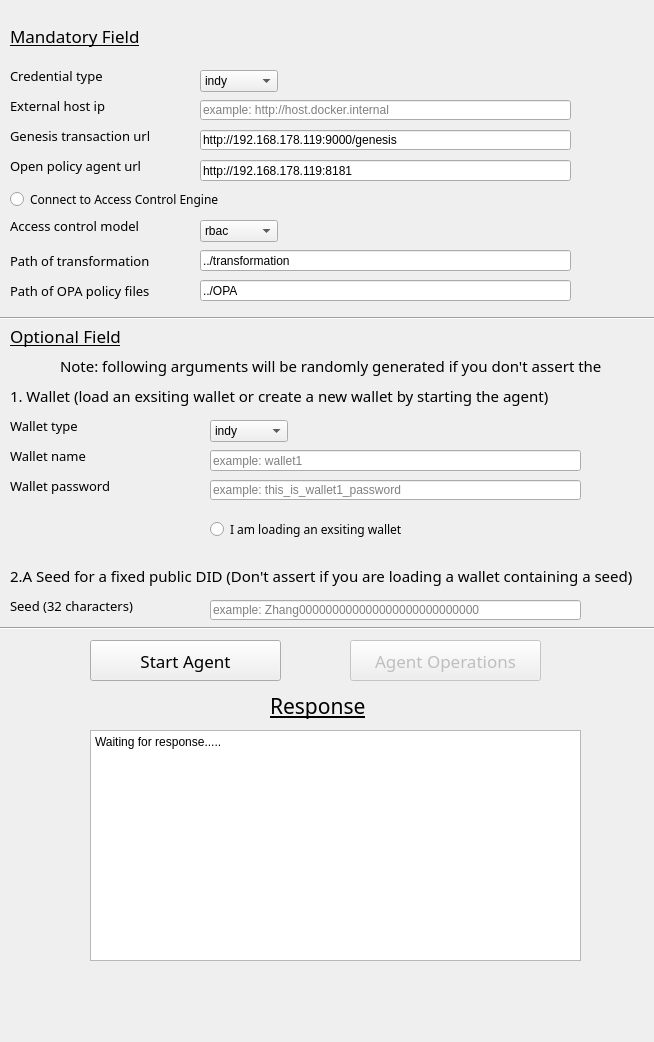
<?xml version="1.0" encoding="UTF-8"?>
<ui version="4.0">
 <class>Start</class>
 <widget class="QWidget" name="Start">
  <property name="geometry">
   <rect>
    <x>0</x>
    <y>0</y>
    <width>654</width>
    <height>1042</height>
   </rect>
  </property>
  <property name="windowTitle">
   <string>Form</string>
  </property>
  <widget class="QLabel" name="label_26">
   <property name="geometry">
    <rect>
     <x>10</x>
     <y>250</y>
     <width>171</width>
     <height>21</height>
    </rect>
   </property>
   <property name="font">
    <font>
     <family>Bahnschrift SemiLight</family>
     <pointsize>10</pointsize>
    </font>
   </property>
   <property name="text">
    <string>Path of transformation</string>
   </property>
  </widget>
  <widget class="Line" name="line_4">
   <property name="geometry">
    <rect>
     <x>0</x>
     <y>310</y>
     <width>681</width>
     <height>16</height>
    </rect>
   </property>
   <property name="orientation">
    <enum>Qt::Horizontal</enum>
   </property>
  </widget>
  <widget class="QPushButton" name="startAgentButton">
   <property name="geometry">
    <rect>
     <x>90</x>
     <y>640</y>
     <width>191</width>
     <height>41</height>
    </rect>
   </property>
   <property name="font">
    <font>
     <family>Berlin Sans FB</family>
     <pointsize>13</pointsize>
    </font>
   </property>
   <property name="text">
    <string>Start Agent</string>
   </property>
  </widget>
  <widget class="QLabel" name="label_16">
   <property name="geometry">
    <rect>
     <x>10</x>
     <y>590</y>
     <width>161</width>
     <height>31</height>
    </rect>
   </property>
   <property name="font">
    <font>
     <family>Bahnschrift SemiLight</family>
     <pointsize>10</pointsize>
    </font>
   </property>
   <property name="text">
    <string>Seed (32 characters)</string>
   </property>
  </widget>
  <widget class="QLineEdit" name="walletKey">
   <property name="geometry">
    <rect>
     <x>210</x>
     <y>480</y>
     <width>371</width>
     <height>20</height>
    </rect>
   </property>
   <property name="placeholderText">
    <string>example: this_is_wallet1_password</string>
   </property>
  </widget>
  <widget class="QLabel" name="label_21">
   <property name="geometry">
    <rect>
     <x>10</x>
     <y>410</y>
     <width>161</width>
     <height>31</height>
    </rect>
   </property>
   <property name="font">
    <font>
     <family>Bahnschrift SemiLight</family>
     <pointsize>10</pointsize>
    </font>
   </property>
   <property name="text">
    <string>Wallet type</string>
   </property>
  </widget>
  <widget class="QLabel" name="label_24">
   <property name="geometry">
    <rect>
     <x>10</x>
     <y>150</y>
     <width>161</width>
     <height>31</height>
    </rect>
   </property>
   <property name="font">
    <font>
     <family>Bahnschrift SemiLight</family>
     <pointsize>10</pointsize>
    </font>
   </property>
   <property name="text">
    <string>Open policy agent url</string>
   </property>
  </widget>
  <widget class="QLineEdit" name="genesisUrl">
   <property name="geometry">
    <rect>
     <x>200</x>
     <y>130</y>
     <width>371</width>
     <height>20</height>
    </rect>
   </property>
   <property name="text">
    <string>http://192.168.178.119:9000/genesis</string>
   </property>
   <property name="placeholderText">
    <string>example: http://xxxxx:9000/genesis</string>
   </property>
  </widget>
  <widget class="QLabel" name="label_20">
   <property name="geometry">
    <rect>
     <x>10</x>
     <y>380</y>
     <width>651</width>
     <height>31</height>
    </rect>
   </property>
   <property name="font">
    <font>
     <family>Berlin Sans FB</family>
     <pointsize>11</pointsize>
    </font>
   </property>
   <property name="text">
    <string>1. Wallet (load an exsiting wallet or create a new wallet by starting the agent)</string>
   </property>
  </widget>
  <widget class="QLabel" name="label_18">
   <property name="geometry">
    <rect>
     <x>10</x>
     <y>320</y>
     <width>161</width>
     <height>31</height>
    </rect>
   </property>
   <property name="font">
    <font>
     <family>Berlin Sans FB</family>
     <pointsize>13</pointsize>
     <underline>true</underline>
    </font>
   </property>
   <property name="text">
    <string>Optional Field</string>
   </property>
  </widget>
  <widget class="QLabel" name="label_19">
   <property name="geometry">
    <rect>
     <x>10</x>
     <y>120</y>
     <width>161</width>
     <height>31</height>
    </rect>
   </property>
   <property name="font">
    <font>
     <family>Bahnschrift SemiLight</family>
     <pointsize>10</pointsize>
    </font>
   </property>
   <property name="text">
    <string>Genesis transaction url</string>
   </property>
  </widget>
  <widget class="QLabel" name="label_17">
   <property name="geometry">
    <rect>
     <x>10</x>
     <y>20</y>
     <width>161</width>
     <height>31</height>
    </rect>
   </property>
   <property name="font">
    <font>
     <family>Berlin Sans FB</family>
     <pointsize>13</pointsize>
     <underline>true</underline>
    </font>
   </property>
   <property name="text">
    <string>Mandatory Field</string>
   </property>
  </widget>
  <widget class="QLabel" name="label_23">
   <property name="geometry">
    <rect>
     <x>10</x>
     <y>560</y>
     <width>651</width>
     <height>31</height>
    </rect>
   </property>
   <property name="font">
    <font>
     <family>Berlin Sans FB</family>
     <pointsize>11</pointsize>
    </font>
   </property>
   <property name="text">
    <string>2.A Seed for a fixed public DID (Don't assert if you are loading a wallet containing a seed)</string>
   </property>
  </widget>
  <widget class="QLabel" name="label_22">
   <property name="geometry">
    <rect>
     <x>10</x>
     <y>440</y>
     <width>161</width>
     <height>31</height>
    </rect>
   </property>
   <property name="font">
    <font>
     <family>Bahnschrift SemiLight</family>
     <pointsize>10</pointsize>
    </font>
   </property>
   <property name="text">
    <string>Wallet name</string>
   </property>
  </widget>
  <widget class="QLineEdit" name="transformationPath">
   <property name="geometry">
    <rect>
     <x>200</x>
     <y>250</y>
     <width>371</width>
     <height>21</height>
    </rect>
   </property>
   <property name="text">
    <string>../transformation</string>
   </property>
   <property name="placeholderText">
    <string>example: ../OPA/transformation.json</string>
   </property>
  </widget>
  <widget class="QLabel" name="label_15">
   <property name="geometry">
    <rect>
     <x>10</x>
     <y>60</y>
     <width>161</width>
     <height>31</height>
    </rect>
   </property>
   <property name="font">
    <font>
     <family>Bahnschrift SemiLight</family>
     <pointsize>10</pointsize>
    </font>
   </property>
   <property name="text">
    <string>Credential type</string>
   </property>
  </widget>
  <widget class="Line" name="line_3">
   <property name="geometry">
    <rect>
     <x>0</x>
     <y>620</y>
     <width>681</width>
     <height>16</height>
    </rect>
   </property>
   <property name="orientation">
    <enum>Qt::Horizontal</enum>
   </property>
  </widget>
  <widget class="QLineEdit" name="walletName">
   <property name="geometry">
    <rect>
     <x>210</x>
     <y>450</y>
     <width>371</width>
     <height>21</height>
    </rect>
   </property>
   <property name="placeholderText">
    <string>example: wallet1</string>
   </property>
  </widget>
  <widget class="QLabel" name="label_25">
   <property name="geometry">
    <rect>
     <x>10</x>
     <y>470</y>
     <width>161</width>
     <height>31</height>
    </rect>
   </property>
   <property name="font">
    <font>
     <family>Bahnschrift SemiLight</family>
     <pointsize>10</pointsize>
    </font>
   </property>
   <property name="text">
    <string>Wallet password</string>
   </property>
  </widget>
  <widget class="QLineEdit" name="opaPolicyPath">
   <property name="geometry">
    <rect>
     <x>200</x>
     <y>280</y>
     <width>371</width>
     <height>21</height>
    </rect>
   </property>
   <property name="text">
    <string>../OPA</string>
   </property>
   <property name="placeholderText">
    <string>example: ../OPA</string>
   </property>
  </widget>
  <widget class="QLabel" name="label_14">
   <property name="geometry">
    <rect>
     <x>10</x>
     <y>280</y>
     <width>171</width>
     <height>21</height>
    </rect>
   </property>
   <property name="font">
    <font>
     <family>Bahnschrift SemiLight</family>
     <pointsize>10</pointsize>
    </font>
   </property>
   <property name="text">
    <string>Path of OPA policy files</string>
   </property>
  </widget>
  <widget class="QComboBox" name="credentialType">
   <property name="geometry">
    <rect>
     <x>200</x>
     <y>70</y>
     <width>78</width>
     <height>22</height>
    </rect>
   </property>
   <item>
    <property name="text">
     <string>indy</string>
    </property>
   </item>
   <item>
    <property name="text">
     <string>json-ld</string>
    </property>
   </item>
  </widget>
  <widget class="QComboBox" name="walletType">
   <property name="geometry">
    <rect>
     <x>210</x>
     <y>420</y>
     <width>78</width>
     <height>22</height>
    </rect>
   </property>
   <item>
    <property name="text">
     <string>indy</string>
    </property>
   </item>
   <item>
    <property name="text">
     <string>basic</string>
    </property>
   </item>
  </widget>
  <widget class="QLineEdit" name="opaUrl">
   <property name="geometry">
    <rect>
     <x>200</x>
     <y>160</y>
     <width>371</width>
     <height>21</height>
    </rect>
   </property>
   <property name="text">
    <string>http://192.168.178.119:8181</string>
   </property>
   <property name="placeholderText">
    <string>example: http://xxxxxx:8181</string>
   </property>
  </widget>
  <widget class="QLineEdit" name="seed">
   <property name="geometry">
    <rect>
     <x>210</x>
     <y>600</y>
     <width>371</width>
     <height>20</height>
    </rect>
   </property>
   <property name="text">
    <string/>
   </property>
   <property name="placeholderText">
    <string>example: Zhang000000000000000000000000000</string>
   </property>
  </widget>
  <widget class="QLabel" name="agent_name_label_2">
   <property name="geometry">
    <rect>
     <x>270</x>
     <y>690</y>
     <width>101</width>
     <height>31</height>
    </rect>
   </property>
   <property name="font">
    <font>
     <family>Berlin Sans FB</family>
     <pointsize>16</pointsize>
     <underline>true</underline>
    </font>
   </property>
   <property name="text">
    <string>Response</string>
   </property>
  </widget>
  <widget class="QTextBrowser" name="responseTextBrowser">
   <property name="geometry">
    <rect>
     <x>90</x>
     <y>730</y>
     <width>491</width>
     <height>231</height>
    </rect>
   </property>
   <property name="html">
    <string>&lt;!DOCTYPE HTML PUBLIC &quot;-//W3C//DTD HTML 4.0//EN&quot; &quot;http://www.w3.org/TR/REC-html40/strict.dtd&quot;&gt;
&lt;html&gt;&lt;head&gt;&lt;meta name=&quot;qrichtext&quot; content=&quot;1&quot; /&gt;&lt;style type=&quot;text/css&quot;&gt;
p, li { white-space: pre-wrap; }
&lt;/style&gt;&lt;/head&gt;&lt;body style=&quot; font-family:'SimSun'; font-size:9.16364pt; font-weight:400; font-style:normal;&quot;&gt;
&lt;p style=&quot; margin-top:0px; margin-bottom:0px; margin-left:0px; margin-right:0px; -qt-block-indent:0; text-indent:0px;&quot;&gt;&lt;span style=&quot; font-size:9.16364pt;&quot;&gt;Waiting for response.....&lt;/span&gt;&lt;/p&gt;&lt;/body&gt;&lt;/html&gt;</string>
   </property>
  </widget>
  <widget class="QComboBox" name="acm">
   <property name="geometry">
    <rect>
     <x>200</x>
     <y>220</y>
     <width>78</width>
     <height>22</height>
    </rect>
   </property>
   <item>
    <property name="text">
     <string>rbac</string>
    </property>
   </item>
   <item>
    <property name="text">
     <string>abac</string>
    </property>
   </item>
   <item>
    <property name="text">
     <string>capbac</string>
    </property>
   </item>
  </widget>
  <widget class="QLabel" name="label_27">
   <property name="geometry">
    <rect>
     <x>10</x>
     <y>210</y>
     <width>161</width>
     <height>31</height>
    </rect>
   </property>
   <property name="font">
    <font>
     <family>Bahnschrift SemiLight</family>
     <pointsize>10</pointsize>
    </font>
   </property>
   <property name="text">
    <string>Access control model</string>
   </property>
  </widget>
  <widget class="QLabel" name="label_8">
   <property name="geometry">
    <rect>
     <x>60</x>
     <y>350</y>
     <width>541</width>
     <height>31</height>
    </rect>
   </property>
   <property name="font">
    <font>
     <family>Bahnschrift</family>
     <pointsize>11</pointsize>
    </font>
   </property>
   <property name="text">
    <string>Note: following arguments will be randomly generated if you don't assert them.</string>
   </property>
  </widget>
  <widget class="QRadioButton" name="loadingWallet">
   <property name="geometry">
    <rect>
     <x>210</x>
     <y>520</y>
     <width>411</width>
     <height>18</height>
    </rect>
   </property>
   <property name="font">
    <font>
     <family>Bahnschrift</family>
    </font>
   </property>
   <property name="text">
    <string>I am loading an exsiting wallet</string>
   </property>
  </widget>
  <widget class="QPushButton" name="agentOperationsButton">
   <property name="enabled">
    <bool>false</bool>
   </property>
   <property name="geometry">
    <rect>
     <x>350</x>
     <y>640</y>
     <width>191</width>
     <height>41</height>
    </rect>
   </property>
   <property name="font">
    <font>
     <family>Berlin Sans FB</family>
     <pointsize>13</pointsize>
    </font>
   </property>
   <property name="text">
    <string>Agent Operations</string>
   </property>
  </widget>
  <widget class="QRadioButton" name="loadingWallet_2">
   <property name="geometry">
    <rect>
     <x>10</x>
     <y>190</y>
     <width>411</width>
     <height>18</height>
    </rect>
   </property>
   <property name="font">
    <font>
     <family>Bahnschrift</family>
    </font>
   </property>
   <property name="text">
    <string>Connect to Access Control Engine</string>
   </property>
   <property name="checkable">
    <bool>true</bool>
   </property>
   <property name="checked">
    <bool>false</bool>
   </property>
  </widget>
  <widget class="QLabel" name="label_28">
   <property name="geometry">
    <rect>
     <x>10</x>
     <y>90</y>
     <width>161</width>
     <height>31</height>
    </rect>
   </property>
   <property name="font">
    <font>
     <family>Bahnschrift SemiLight</family>
     <pointsize>10</pointsize>
    </font>
   </property>
   <property name="text">
    <string>External host ip</string>
   </property>
  </widget>
  <widget class="QLineEdit" name="externalHost">
   <property name="geometry">
    <rect>
     <x>200</x>
     <y>100</y>
     <width>371</width>
     <height>20</height>
    </rect>
   </property>
   <property name="text">
    <string/>
   </property>
   <property name="placeholderText">
    <string>example: http://host.docker.internal</string>
   </property>
  </widget>
 </widget>
 <resources/>
 <connections/>
</ui>
